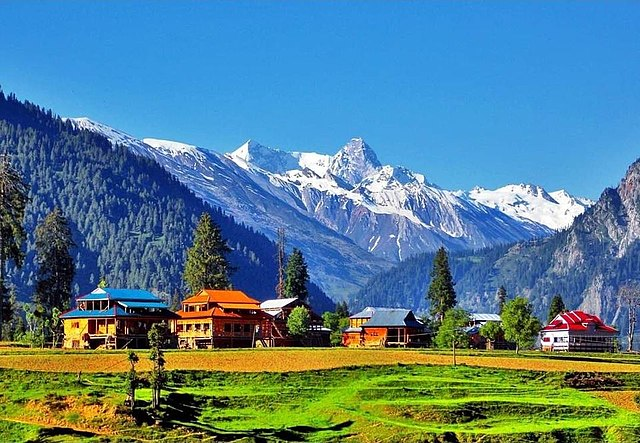
#> input picture img.jpg, 640 x 443 px
$ python opencv.py
#> lines starting #> are read from the running program, lines starting #| are printed output that depends on the picture
import cv2

img = cv2.imread('img.jpg', 1)
#> img is the input picture: shape (443, 640, 3); mean B, G, R 142.9, 126.9, 85.3
cv2.line(img, (0, 0), (650, 450), (5, 5, 5), 4)
cv2.rectangle(img, (50, 35), (200, 140), (0, 0, 255), 2)
cv2.circle(img, (200, 140), 104, (0, 255, 0), 2)
font = cv2.FONT_HERSHEY_DUPLEX
cv2.putText(img,"hey",(70,100),font,2,(255,255,255),cv2.LINE_AA)
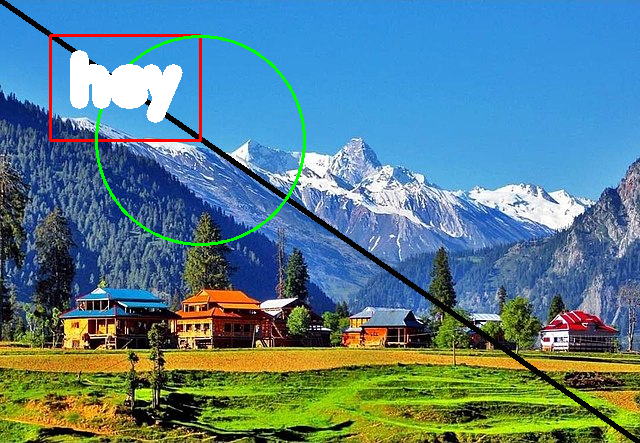
#> img: shape (443, 640, 3); mean B, G, R 139.5, 127, 88
cv2.imshow('image', img)
cv2.waitKey(0)

cv2.destroyAllWindows()
